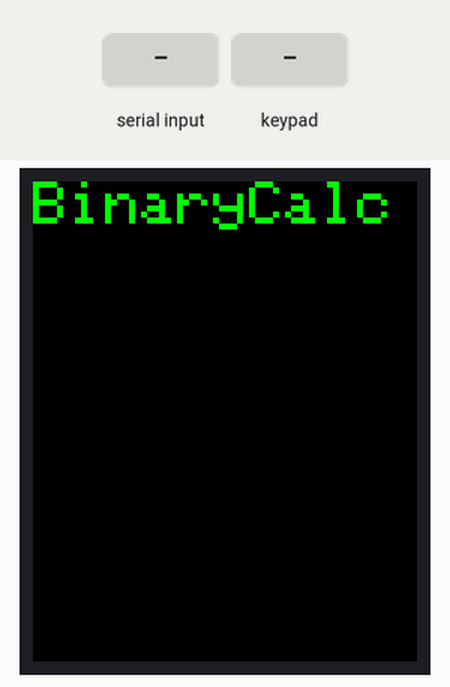
Recording of a sketch running on a simulated Arduino Uno, built with avr-gcc and run on an emulated ATmega328P. Shown: 128×160 colour display. Inputs (shaded band) come from the test bench. What the sketch prints to the serial monitor is not drawn.

Above: at 1.3 s.
1.4 s: "90/45\n" received over Serial
At 1.41 s:
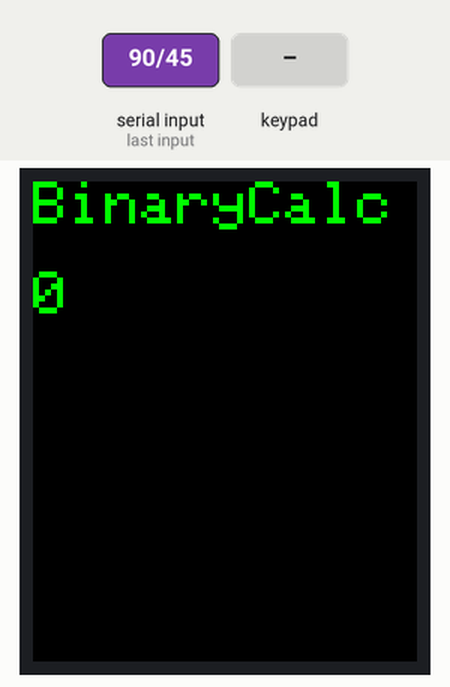
2.9 s: "+" received over Serial
At 3.2 s:
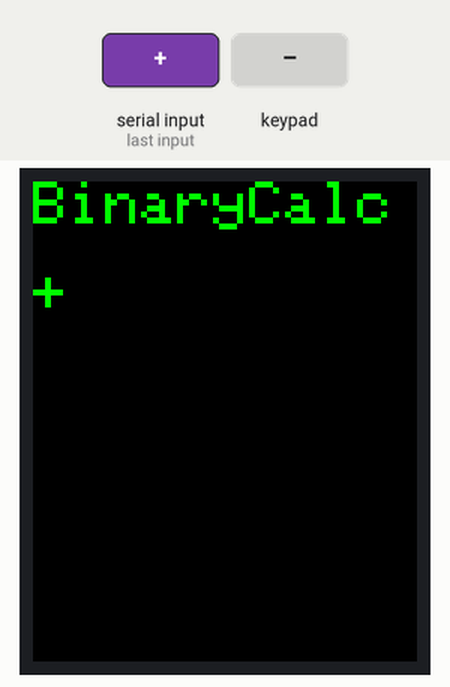
4.4 s: key 'C' pressed
At 4.7 s:
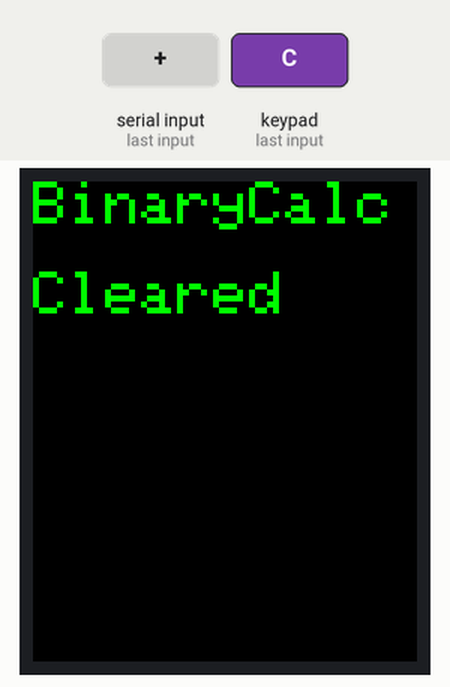
5.9 s: keypad keys 1 3 9 7 * pressed 0.4 s apart
At 7.9 s:
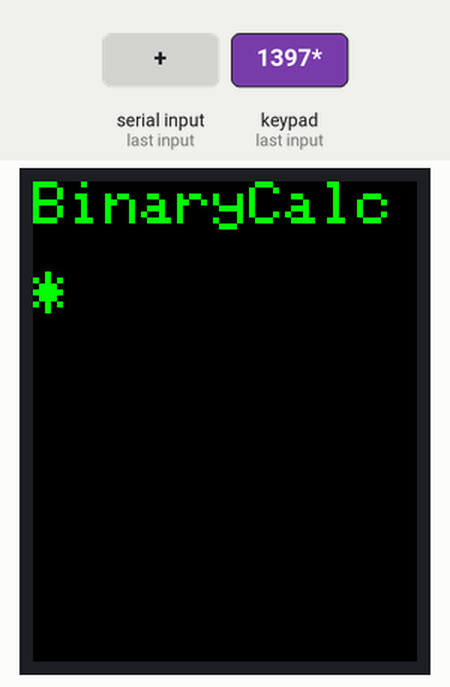
9.4 s: keypad keys 1 3 9 7 = pressed 0.4 s apart
At 12.0 s:
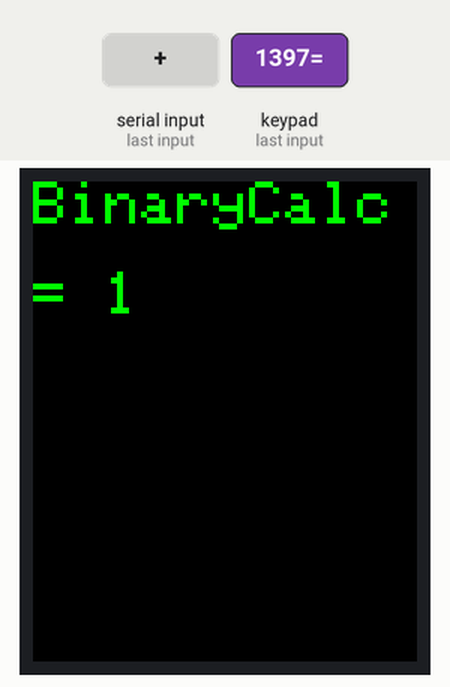
12.9 s: "C90\n" received over Serial
At 13.5 s:
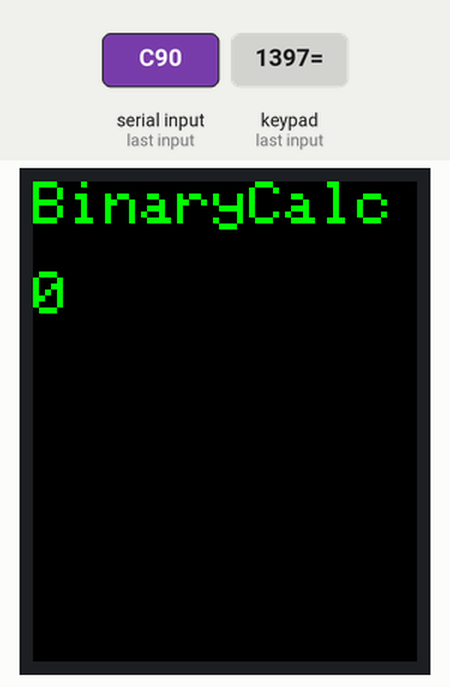
Timing chart, 0 to 15.4 s (numbered marks = the images above; inputs shaded):
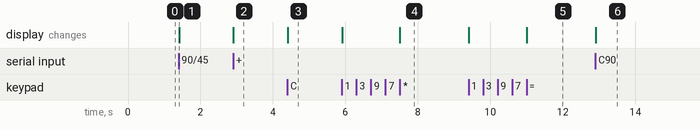

Measured:
- after the input at 1.4 s, the display: changes at once (image 1)
- after the input at 2.9 s, the display: changes at once (image 2)
- after the input at 4.4 s, the display: changes at once (image 3)
- after the input at 5.9 s, the display: first changes at once (image 4 shows a later state)
- after the input at 9.4 s, the display: first changes at once (image 5 shows a later state)
- after the input at 12.9 s, the display: first changes at once (image 6 shows a later state)

The sketch:

binary_calculator.ino
```cpp
#include <Keypad.h>
#include <Adafruit_GFX.h>
#include <Adafruit_ST7735.h>
#include <SPI.h>

// TFT LCD pins
#define TFT_CS 10
#define TFT_DC 9
#define TFT_RST 8

Adafruit_ST7735 tft = Adafruit_ST7735(TFT_CS, TFT_DC, TFT_RST);

// Keypad config
const byte ROWS = 4;
const byte COLS = 4;
char keys[ROWS][COLS] = {
  { '1', '2', '3', '+' },
  { '4', '5', '6', '-' },
  { '7', '8', '9', 'C' },
  { '*', '0', '=', '/' }
};
byte rowPins[ROWS] = { A0, A1, A2, A3 };
byte colPins[COLS] = { 5, 4, 3, 2 };

Keypad keypad = Keypad(makeKeymap(keys), rowPins, colPins, ROWS, COLS);

// Variables
String input1 = "";
String input2 = "";
char operation = 0;
bool isSecond = false;

void setup() {
  tft.initR(INITR_BLACKTAB);
  tft.fillScreen(ST77XX_BLACK);
  tft.setTextColor(ST77XX_GREEN);
  tft.setTextSize(2);
  tft.setCursor(0, 0);
  tft.println("BinaryCalc");

  Serial.begin(9600);
}

void loop() {
  char key = keypad.getKey();
  // --- Serial Input Handling ---
  if (Serial.available()) {
    char sKey = Serial.read();

    if (sKey == 'C') {
      input1 = "";
      input2 = "";
      operation = 0;
      isSecond = false;
      displayText("Cleared");
      Serial.println("Cleared");
    } else if (sKey == '+' || sKey == '-' || sKey == '*' || sKey == '/') {
      if (!input1.equals("")) {
        operation = sKey;
        isSecond = true;
        displayText(String(operation));
        Serial.println(String("Op: ") + operation);
      }
    } else if (sKey == '=') {
      if (!input1.equals("") && !input2.equals("") && operation != 0) {
        long num1 = strtol(input1.c_str(), NULL, 2);
        long num2 = strtol(input2.c_str(), NULL, 2);
        long result = 0;
        bool valid = true;

        switch (operation) {
          case '+': result = num1 + num2; break;
          case '-': result = num1 - num2; break;
          case '*': result = num1 * num2; break;
          case '/':
            if (num2 != 0) result = num1 / num2;
            else valid = false;
            break;
        }

        if (valid) {
          String resStr = String(result, BIN);
          displayText("= " + resStr);
          Serial.println(String("= ") + resStr);
          input1 = resStr;
        } else {
          displayText("Err: Div0");
          Serial.println("Error: Divide by 0");
          input1 = "";
        }

        input2 = "";
        operation = 0;
        isSecond = false;
      }
    } else if (sKey == '0' || sKey == '1') {
      if (!isSecond) {
        input1 += sKey;
        displayText(input1);
        Serial.println("Num1: " + input1);
      } else {
        input2 += sKey;
        displayText(input2);
        Serial.println("Num2: " + input2);
      }
    }
  }

  if (key) {
    if (key == 'C') {
      input1 = "";
      input2 = "";
      operation = 0;
      isSecond = false;
      displayText("Cleared");
    } else if (key == '+' || key == '-' || key == '*' || key == '/') {
      if (!input1.equals("")) {
        operation = key;
        isSecond = true;
        displayText(String(operation));
      }
    } else if (key == '=') {
      if (!input1.equals("") && !input2.equals("") && operation != 0) {
        long num1 = strtol(input1.c_str(), NULL, 2);
        long num2 = strtol(input2.c_str(), NULL, 2);
        long result = 0;
        bool valid = true;

        switch (operation) {
          case '+': result = num1 + num2; break;
          case '-': result = num1 - num2; break;
          case '*': result = num1 * num2; break;
          case '/':
            if (num2 != 0) result = num1 / num2;
            else valid = false;
            break;
        }

        if (valid) {
          String resStr = String(result, BIN);
          displayText("= " + resStr);
          input1 = resStr;
        } else {
          displayText("Err: Div0");
          input1 = "";
        }

        input2 = "";
        operation = 0;
        isSecond = false;
      }
    } else if (key >= '0' && key <= '1') {
      if (!isSecond) {
        input1 += key;
        displayText(input1);
      } else {
        input2 += key;
        displayText(input2);
      }
    }
  }
}

void displayText(String text) {
  tft.fillRect(0, 30, 128, 40, ST77XX_BLACK);
  tft.setCursor(0, 30);
  tft.print(text);
}
```
